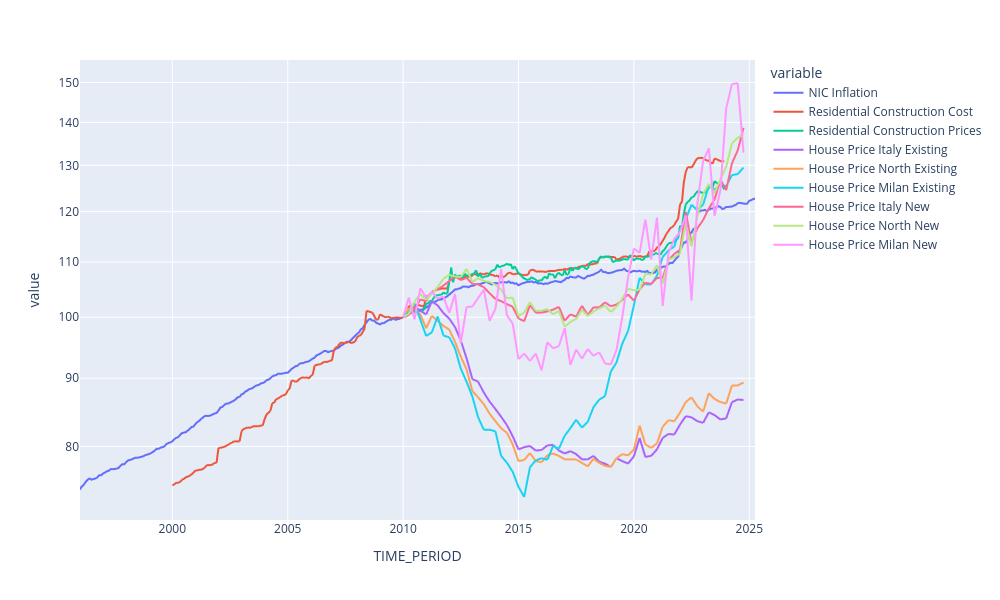

Notebook code cell kept with this figure:
### Code cell
df = (
    df5
    .set_index("TIME_PERIOD")
    [["OBS_VALUE"]]
    .rename(columns={"OBS_VALUE":"NIC Inflation"})
    .join(df1.set_index("TIME_PERIOD")["OBS_VALUE"].rename("Residential Construction Cost"), how="outer")
    .join(df3.set_index("TIME_PERIOD")["OBS_VALUE"].rename("Residential Construction Prices"),how="outer")
    .join(df4.set_index("TIME_PERIOD").query("ITTER107=='IT' and ABIT_COMPRAV=='EXST_DW'")["OBS_VALUE"].rename("House Price Italy Existing"), how="outer")
    .join(df4.set_index("TIME_PERIOD").query("ITTER107=='ITC' and ABIT_COMPRAV=='EXST_DW'")["OBS_VALUE"].rename("House Price North Existing"), how="outer")
    .join(df4.set_index("TIME_PERIOD").query("ITTER107=='ITC45' and ABIT_COMPRAV=='EXST_DW'")["OBS_VALUE"].rename("House Price Milan Existing"), how="outer")
    .join(df4.set_index("TIME_PERIOD").query("ITTER107=='IT' and ABIT_COMPRAV=='NEW_DW'")["OBS_VALUE"].rename("House Price Italy New"), how="outer")
    .join(df4.set_index("TIME_PERIOD").query("ITTER107=='ITC' and ABIT_COMPRAV=='NEW_DW'")["OBS_VALUE"].rename("House Price North New"), how="outer")
    .join(df4.set_index("TIME_PERIOD").query("ITTER107=='ITC45' and ABIT_COMPRAV=='NEW_DW'")["OBS_VALUE"].rename("House Price Milan New"), how="outer")
)
df = df.div(df.loc["2010-01-01"]/100).round(2)
df.to_csv("data/01out_istat_indices.csv", index=True)
px.line(
    df.reset_index(),
    x="TIME_PERIOD",
    y=df.columns,
    log_y=True
).update_traces(connectgaps=True).update_layout(width=1000, height=600).show()

### Figure 1 — Plotly figure (JSON) as saved in the notebook; plotly's stock layout.template omitted (floating-point values rounded to 4 significant figures; data arrays with more than 128 entries replaced by an {"elided": "..."} marker saying what was removed)
{"data": [{"connectgaps": true, "hovertemplate": "variable=NIC Inflation<br>TIME_PERIOD=%{x}<br>value=%{y}<extra></extra>", "legendgroup": "NIC Inflation", "line": {"color": "#636efa", "dash": "solid"}, "marker": {"symbol": "circle"}, "mode": "lines", "name": "NIC Inflation", "showlegend": true, "type": "scattergl", "x": {"elided": "352 str values"}, "xaxis": "x", "y": {"elided": "352 float values"}, "yaxis": "y"}, {"connectgaps": true, "hovertemplate": "variable=Residential Construction Cost<br>TIME_PERIOD=%{x}<br>value=%{y}<extra></extra>", "legendgroup": "Residential Construction Cost", "line": {"color": "#EF553B", "dash": "solid"}, "marker": {"symbol": "circle"}, "mode": "lines", "name": "Residential Construction Cost", "showlegend": true, "type": "scattergl", "x": {"elided": "352 str values"}, "xaxis": "x", "y": {"elided": "352 float values"}, "yaxis": "y"}, {"connectgaps": true, "hovertemplate": "variable=Residential Construction Prices<br>TIME_PERIOD=%{x}<br>value=%{y}<extra></extra>", "legendgroup": "Residential Construction Prices", "line": {"color": "#00cc96", "dash": "solid"}, "marker": {"symbol": "circle"}, "mode": "lines", "name": "Residential Construction Prices", "showlegend": true, "type": "scattergl", "x": {"elided": "352 str values"}, "xaxis": "x", "y": {"elided": "352 float values"}, "yaxis": "y"}, {"connectgaps": true, "hovertemplate": "variable=House Price Italy Existing<br>TIME_PERIOD=%{x}<br>value=%{y}<extra></extra>", "legendgroup": "House Price Italy Existing", "line": {"color": "#ab63fa", "dash": "solid"}, "marker": {"symbol": "circle"}, "mode": "lines", "name": "House Price Italy Existing", "showlegend": true, "type": "scattergl", "x": {"elided": "352 str values"}, "xaxis": "x", "y": {"elided": "352 float values"}, "yaxis": "y"}, {"connectgaps": true, "hovertemplate": "variable=House Price North Existing<br>TIME_PERIOD=%{x}<br>value=%{y}<extra></extra>", "legendgroup": "House Price North Existing", "line": {"color": "#FFA15A", "dash": "solid"}, "marker": {"symbol": "circle"}, "mode": "lines", "name": "House Price North Existing", "showlegend": true, "type": "scattergl", "x": {"elided": "352 str values"}, "xaxis": "x", "y": {"elided": "352 float values"}, "yaxis": "y"}, {"connectgaps": true, "hovertemplate": "variable=House Price Milan Existing<br>TIME_PERIOD=%{x}<br>value=%{y}<extra></extra>", "legendgroup": "House Price Milan Existing", "line": {"color": "#19d3f3", "dash": "solid"}, "marker": {"symbol": "circle"}, "mode": "lines", "name": "House Price Milan Existing", "showlegend": true, "type": "scattergl", "x": {"elided": "352 str values"}, "xaxis": "x", "y": {"elided": "352 float values"}, "yaxis": "y"}, {"connectgaps": true, "hovertemplate": "variable=House Price Italy New<br>TIME_PERIOD=%{x}<br>value=%{y}<extra></extra>", "legendgroup": "House Price Italy New", "line": {"color": "#FF6692", "dash": "solid"}, "marker": {"symbol": "circle"}, "mode": "lines", "name": "House Price Italy New", "showlegend": true, "type": "scattergl", "x": {"elided": "352 str values"}, "xaxis": "x", "y": {"elided": "352 float values"}, "yaxis": "y"}, {"connectgaps": true, "hovertemplate": "variable=House Price North New<br>TIME_PERIOD=%{x}<br>value=%{y}<extra></extra>", "legendgroup": "House Price North New", "line": {"color": "#B6E880", "dash": "solid"}, "marker": {"symbol": "circle"}, "mode": "lines", "name": "House Price North New", "showlegend": true, "type": "scattergl", "x": {"elided": "352 str values"}, "xaxis": "x", "y": {"elided": "352 float values"}, "yaxis": "y"}, {"connectgaps": true, "hovertemplate": "variable=House Price Milan New<br>TIME_PERIOD=%{x}<br>value=%{y}<extra></extra>", "legendgroup": "House Price Milan New", "line": {"color": "#FF97FF", "dash": "solid"}, "marker": {"symbol": "circle"}, "mode": "lines", "name": "House Price Milan New", "showlegend": true, "type": "scattergl", "x": {"elided": "352 str values"}, "xaxis": "x", "y": {"elided": "352 float values"}, "yaxis": "y"}], "layout": {"height": 600, "legend": {"title": {"text": "variable"}, "tracegroupgap": 0}, "margin": {"t": 60}, "width": 1000, "xaxis": {"anchor": "y", "domain": [0, 1], "title": {"text": "TIME_PERIOD"}}, "yaxis": {"anchor": "x", "domain": [0, 1], "title": {"text": "value"}, "type": "log"}}}
